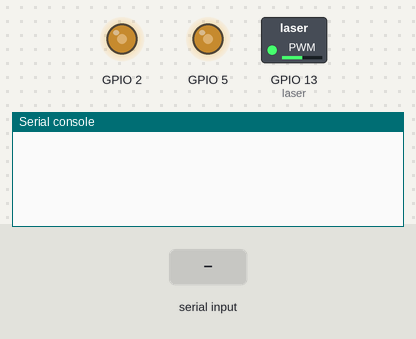
A program run on a simulated ESP32 board running MicroPython. On the bench: switched loads named in the program (green lamp = pin HIGH), output pins drawn as LEDs (lit = HIGH), the last lines printed to the serial console. Inputs (shaded band) come from the test bench. Threads take turns every 2 ms.

Above: at 1.2 s.
1.3 s: ", " typed at the serial console, then Enter
At 1.9 s:
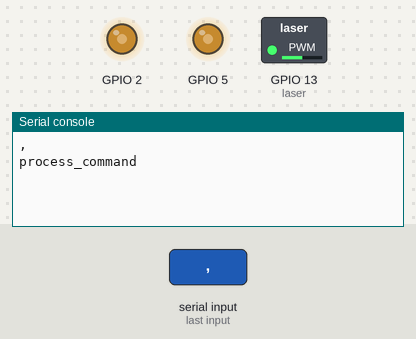
2.8 s: "move," typed at the serial console, then Enter
At 4.0 s:
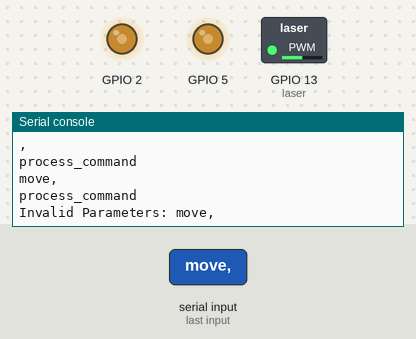
4.3 s: "5" typed at the serial console, then Enter
At 5.4 s:
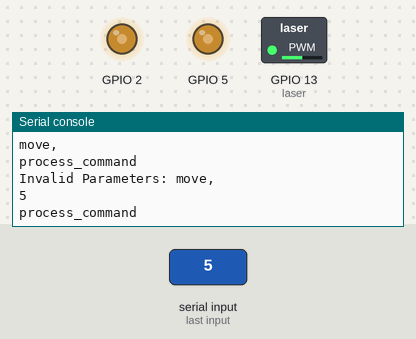

Measured:
- after the input at 1.3 s, the serial console: prints a new line at once (image 1)
- after the input at 2.8 s, the serial console: prints a new line at once (image 2)
- after the input at 4.3 s, the serial console: prints a new line at once (image 3)

The program:

InterpolationTurret.py
```python
import machine
import sys
import _thread
from utime import sleep
from SmoothServo import SmoothServo
from collections import deque
buffer = ""
servo_x,servo_y = None,None
laser = None
exiting = False

def servoloop():
    global exiting
    while not exiting:
        servo_x.do_loop()
        servo_y.do_loop()
        sleep(0.02)

def read_commands():
    while True:
        command = sys.stdin.readline().strip()  # This will block, but only in this thread.
        if command:
            print("Received command:", command)
            # process command as necessary

def check_for_command():
    global buffer
    try:
        # This will raise an EOFError if there's nothing to read.
        char = sys.stdin.read(1)
        buffer += char

        if char in ['\n', '\r']:
            # Process command here
            command = buffer.strip()
            if command == "":
                print("OK")
                return
            print("Received command:", command)
            buffer = ""
            process_command(command)
    except EOFError:
        pass  # Nothing to read

def process_command(command:str):
    global servo_x
    global servo_y
    global laser
    global exiting
    print("process_command")
    if command is None:
            sleep(0.1)
            return
    if command.startswith('move,'):
        try:
            _, x_val, y_val, laser_power = command.split(',')
            servo_x.set_position(float(x_val))
            servo_y.set_position(float(y_val))
            laser.duty(int(laser_power))  # Set PWM for laser; 0 to 255
            print("ok\n")
        except ValueError:
            print(f"Invalid Parameters: {command}")
            pass
    if command.startswith('exit'):
        exiting = True
        sys.exit()

def Run():
    global servo_x
    global servo_y
    global laser
    # Define servos and laser pins
    servo_x = SmoothServo(2,fixed_step_size=0.02)  # Set frequency to 50Hz for servos
    servo_y = SmoothServo(5,fixed_step_size=0.02)
    laser = machine.PWM(machine.Pin(13))
    _thread.start_new_thread(servoloop, ())
    while True:
        command = sys.stdin.readline().strip()
        process_command(command)


if __name__ == "__main__":
    Run()
```

SmoothServo.py
```python
import collections
import machine
import utime
from uQue import uQue

class SmoothServo:
    def __init__(self, pin, maxlen=3, fixed_step_size=0.05, timeout_ms=10000):
        self.servo = machine.PWM(machine.Pin(pin), freq=50)
        self.history = uQue(maxlen,0.5)
        self.fixed_step_size = fixed_step_size
        self.current_position = 0.5  # start position
        self.last_moved_time = utime.ticks_ms()  # initialize with the current time
        self.timeout_ms = timeout_ms

    def set_position(self, desired_position:float):
        # This only sets the target. Actual movement happens in do_loop.
        self.history.append(desired_position)
        if self.history[0] != self.history[1]:
            self.last_moved_time = utime.ticks_ms()

    def do_loop(self):
        # Check if there's a recent target to move towards
        #if not self.history:
        #    self.check_for_timeout()
        #   return
        #print(f"current_position: {self.current_position}")
        # Use the most recent target
        desired_position = self.history[0]
        #print(f"desired_position: {desired_position}")
        # Calculate a movement factor based on historical values
        movement_factor = self.compute_movement_factor()
        #print(f"movement_factor: {movement_factor}")
        # Calculate direction towards desired position
        direction = 1 if desired_position > self.current_position else -1
        #print(f"direction: {direction}")
        # Calculate effective movement with fixed size, but adjust direction
        movement_distance = abs(desired_position - self.current_position)
        step = min(self.fixed_step_size * movement_factor, movement_distance)
        effective_movement = step * direction
        #print(f"effective_movement: {effective_movement}")
        # Update the current position and move the servo
        #print(f"cutoff_movement: {effective_movement}")
        if effective_movement != 0:
            self.current_position += effective_movement
            self.move_servo_to_position(self.current_position)
        #print(f"current_position: {self.current_position}")
        # Update the last moved time
        self.last_moved_time = utime.ticks_ms()

        # Check for timeout after moving
        self.check_for_timeout()


    def move_servo_to_position(self, position):
        duty = int(position  * (114 - 40) + 40)
        print(duty)
        self.servo.duty(duty)

    def compute_movement_factor(self):
        HIGH_FACTOR = 1.0
        LOW_FACTOR = 0.5
        NO_MOVE = 0.0
        h0,h1,h2 = self.history[0],self.history[1],self.history[2]
        # Check if there's no movement
        if h0 == h1:
            return NO_MOVE
        # Check for a change in direction or if it was not moving
        elif (h1 - h2) * (h0 - h1) <= 0:  # Change in direction or no prior movement
            return LOW_FACTOR
        else:  # The servo is moving in the same direction
            return HIGH_FACTOR


    def check_for_timeout(self):
        current_time = utime.ticks_ms()
        if utime.ticks_diff(current_time, self.last_moved_time) > self.timeout_ms:
            self.servo.duty(0)


if __name__ == "__main__":
    # Example usage:
    x_servo = SmoothServo(2)  # set pin number for X
    y_servo = SmoothServo(5)  # set pin number for Y

    x_servo.set_position(0.5)  # set target position for X servo
    y_servo.set_position(0.3)  # set target position for Y servo

    for _ in range(10):
        x_servo.do_loop()
        y_servo.do_loop()
```

uQue.py
```python
class uQue:
    def __init__(self, capacity,initialVal):
        self.capacity = capacity
        self.buffer = [None] * capacity
        self.size = 0
        self.start_idx = 0
        for i in range(capacity):
            self.buffer[i] = initialVal

    def append(self, value):
        if self.size < self.capacity:
            self.buffer[self.size] = value
            self.size += 1
        else:
            self.buffer[self.start_idx] = value
            self.start_idx = (self.start_idx + 1) % self.capacity

    def __getitem__(self, idx):
        if idx < 0 or idx >= self.capacity:
            raise IndexError("Index out of range")
        real_idx = (self.start_idx + self.size - 1 - idx) % self.capacity
        return self.buffer[real_idx]

    def sum(self):
        return sum(val for val in self.buffer if val is not None)

    def average(self):
        return self.sum() / len(self) if self.size != 0 else 0

    def __len__(self):
        return self.size
```
